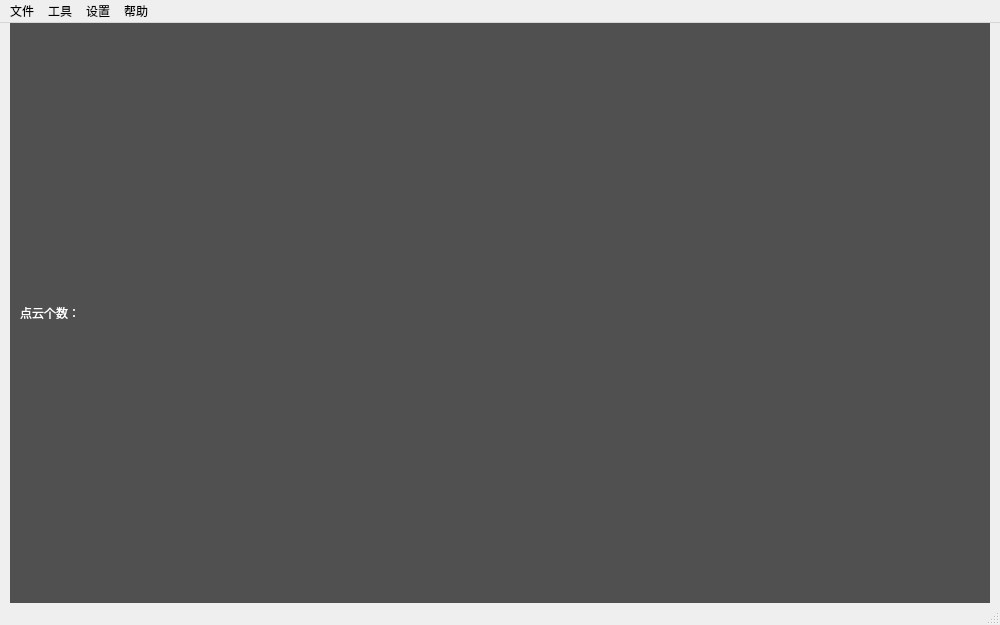
<?xml version="1.0" encoding="UTF-8"?>
<ui version="4.0">
 <class>MainWindow</class>
 <widget class="QMainWindow" name="MainWindow">
  <property name="geometry">
   <rect>
    <x>0</x>
    <y>0</y>
    <width>1000</width>
    <height>625</height>
   </rect>
  </property>
  <property name="windowTitle">
   <string>MainWindow</string>
  </property>
  <widget class="QWidget" name="centralwidget">
   <layout class="QGridLayout" name="gridLayout" rowstretch="22,560">
    <property name="leftMargin">
     <number>10</number>
    </property>
    <property name="topMargin">
     <number>0</number>
    </property>
    <property name="rightMargin">
     <number>10</number>
    </property>
    <property name="bottomMargin">
     <number>0</number>
    </property>
    <property name="spacing">
     <number>0</number>
    </property>
    <item row="0" column="0">
     <widget class="QWidget" name="widget" native="true">
      <property name="styleSheet">
       <string notr="true">color: rgb(255, 255, 255);
background-color: rgb(80, 80, 80);</string>
      </property>
      <layout class="QHBoxLayout" name="horizontalLayout">
       <property name="spacing">
        <number>10</number>
       </property>
       <property name="leftMargin">
        <number>10</number>
       </property>
       <property name="topMargin">
        <number>5</number>
       </property>
       <property name="rightMargin">
        <number>10</number>
       </property>
       <property name="bottomMargin">
        <number>5</number>
       </property>
       <item>
        <widget class="QLabel" name="lbPointNum">
         <property name="text">
          <string>点云个数：</string>
         </property>
        </widget>
       </item>
      </layout>
     </widget>
    </item>
    <item row="1" column="0">
     <layout class="QVBoxLayout" name="verticalLayout"/>
    </item>
   </layout>
  </widget>
  <widget class="QMenuBar" name="menubar">
   <property name="geometry">
    <rect>
     <x>0</x>
     <y>0</y>
     <width>1000</width>
     <height>21</height>
    </rect>
   </property>
   <widget class="QMenu" name="menu">
    <property name="title">
     <string>文件</string>
    </property>
    <addaction name="actOpen"/>
    <addaction name="separator"/>
    <addaction name="actAutoRecv"/>
    <addaction name="separator"/>
    <addaction name="actQuit"/>
    <addaction name="separator"/>
   </widget>
   <widget class="QMenu" name="menu_2">
    <property name="title">
     <string>工具</string>
    </property>
    <addaction name="actReset"/>
    <addaction name="actAdd"/>
    <addaction name="separator"/>
    <addaction name="actRestart"/>
    <addaction name="separator"/>
    <addaction name="actSysShutdown"/>
    <addaction name="actSysRestart"/>
   </widget>
   <widget class="QMenu" name="menu_3">
    <property name="title">
     <string>帮助</string>
    </property>
    <addaction name="actAbout"/>
   </widget>
   <widget class="QMenu" name="menu_4">
    <property name="title">
     <string>设置</string>
    </property>
    <addaction name="actUniversal"/>
    <addaction name="separator"/>
    <addaction name="actPointCloudColor"/>
   </widget>
   <addaction name="menu"/>
   <addaction name="menu_2"/>
   <addaction name="menu_4"/>
   <addaction name="menu_3"/>
  </widget>
  <widget class="QStatusBar" name="statusbar"/>
  <action name="actOpen">
   <property name="icon">
    <iconset resource="Resource/Image/image.qrc">
     <normaloff>:/Action/file.png</normaloff>:/Action/file.png</iconset>
   </property>
   <property name="text">
    <string>打开文件</string>
   </property>
   <property name="toolTip">
    <string>打开文件</string>
   </property>
   <property name="shortcut">
    <string>Ctrl+O</string>
   </property>
  </action>
  <action name="actReset">
   <property name="text">
    <string>重置</string>
   </property>
   <property name="toolTip">
    <string>重置</string>
   </property>
  </action>
  <action name="actAdd">
   <property name="text">
    <string>添加</string>
   </property>
   <property name="toolTip">
    <string>添加</string>
   </property>
  </action>
  <action name="actAbout">
   <property name="text">
    <string>关于</string>
   </property>
   <property name="toolTip">
    <string>关于</string>
   </property>
  </action>
  <action name="actUniversal">
   <property name="text">
    <string>通用</string>
   </property>
   <property name="toolTip">
    <string>通用</string>
   </property>
  </action>
  <action name="actQuit">
   <property name="text">
    <string>退出</string>
   </property>
   <property name="toolTip">
    <string>退出</string>
   </property>
   <property name="shortcut">
    <string>Ctrl+Q</string>
   </property>
  </action>
  <action name="actRestart">
   <property name="text">
    <string>重启</string>
   </property>
   <property name="toolTip">
    <string>重启</string>
   </property>
  </action>
  <action name="actAutoRecv">
   <property name="checkable">
    <bool>true</bool>
   </property>
   <property name="text">
    <string>自动接收</string>
   </property>
   <property name="toolTip">
    <string>自动接收</string>
   </property>
  </action>
  <action name="actPointCloudColor">
   <property name="checkable">
    <bool>true</bool>
   </property>
   <property name="text">
    <string>点云颜色</string>
   </property>
   <property name="toolTip">
    <string>点云颜色</string>
   </property>
  </action>
  <action name="actSysShutdown">
   <property name="text">
    <string>系统关机</string>
   </property>
   <property name="toolTip">
    <string>系统关机</string>
   </property>
  </action>
  <action name="actSysRestart">
   <property name="text">
    <string>系统重启</string>
   </property>
   <property name="toolTip">
    <string>系统重启</string>
   </property>
  </action>
 </widget>
 <resources>
  <include location="Resource/Image/image.qrc"/>
 </resources>
 <connections/>
</ui>
